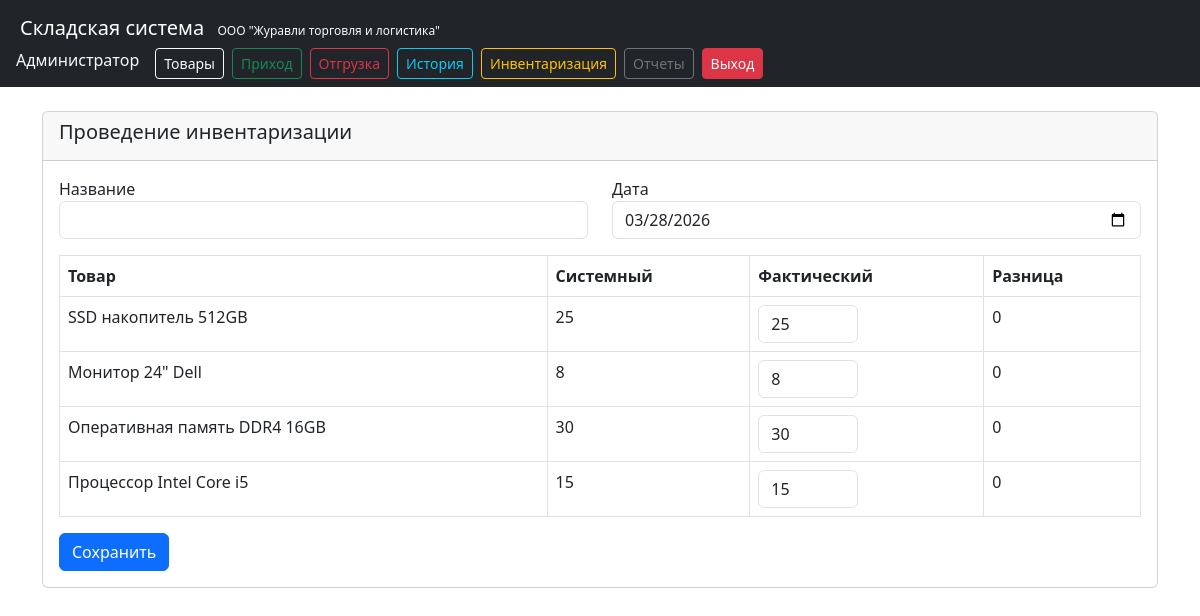
The app's page /inventory.php (signed in) with its own data.
### tables this page shows
CREATE TABLE IF NOT EXISTS `products` (
    `id` INT PRIMARY KEY AUTO_INCREMENT,
    `sku` VARCHAR(50) UNIQUE NOT NULL,
    `name` VARCHAR(200) NOT NULL,
    `description` TEXT,
    `unit` VARCHAR(20) DEFAULT 'шт',
    `price` DECIMAL(10,2) DEFAULT 0,
    `stock` INT DEFAULT 0,
    `min_stock` INT DEFAULT 0,
    `supplier_id` INT,
    `created_at` TIMESTAMP DEFAULT CURRENT_TIMESTAMP,
    FOREIGN KEY (`supplier_id`) REFERENCES `suppliers`(`id`) ON DELETE SET NULL
);

### inventory.php (the view, shortened to what this page needs)
<?php
require_once 'config.php';
$products = $pdo->query("SELECT * FROM products ORDER BY name")->fetchAll();
?>
<!DOCTYPE html>
<html lang="ru">
<head>
    <link href="https://cdn.jsdelivr.net/npm/bootstrap@5.3.0/dist/css/bootstrap.min.css" rel="stylesheet">
</head>
<body>
    <?php include 'menu.php'; ?>
    <div class="container mt-4">
        <div class="card">
            <div class="card-header">
                <h5>Проведение инвентаризации</h5>
            </div>
            <div class="card-body">
                <form method="POST">
                    <div class="row">
                        <div class="col-md-6">
                            <label>Название</label>
                            <input type="text" name="name" class="form-control" required>
                        </div>
                        <div class="col-md-6">
                            <label>Дата</label>
                            <input type="date" name="date" class="form-control" value="<?= date('Y-m-d') ?>" required>
                        </div>
                    </div>
                    <div class="mt-3">
                        <table class="table table-bordered">
                            <thead>
                                <tr><th>Товар</th><th>Системный</th><th>Фактический</th><th>Разница</th></tr>
                            </thead>
                            <tbody>
                                <?php foreach($products as $p): ?>
                                <tr>
                                    <td><?= htmlspecialchars($p['name']) ?></td>
                                    <td><?= $p['stock'] ?></td>
                                    <td>
                                        <input type="number" name="items[<?= $p['id'] ?>][actual]" class="form-control actual" style="width:100px" value="<?= $p['stock'] ?>">
                                    </td>
                                    <td class="diff">0</td>
                                </tr>
                                <?php endforeach; ?>
                            </tbody>
                        </table>
                    </div>
                    <button type="submit" class="btn btn-primary">Сохранить</button>
                </form>
            </div>
        </div>
    </div>
</body>
</html>

### records on screen
products: name "SSD накопитель 512GB", stock "25"
products: name "Монитор 24\" Dell", stock "8"
products: name "Оперативная память DDR4 16GB", stock "30"
products: name "Процессор Intel Core i5", stock "15"

### other values on screen
$_SESSION['user_name'] "Администратор"
